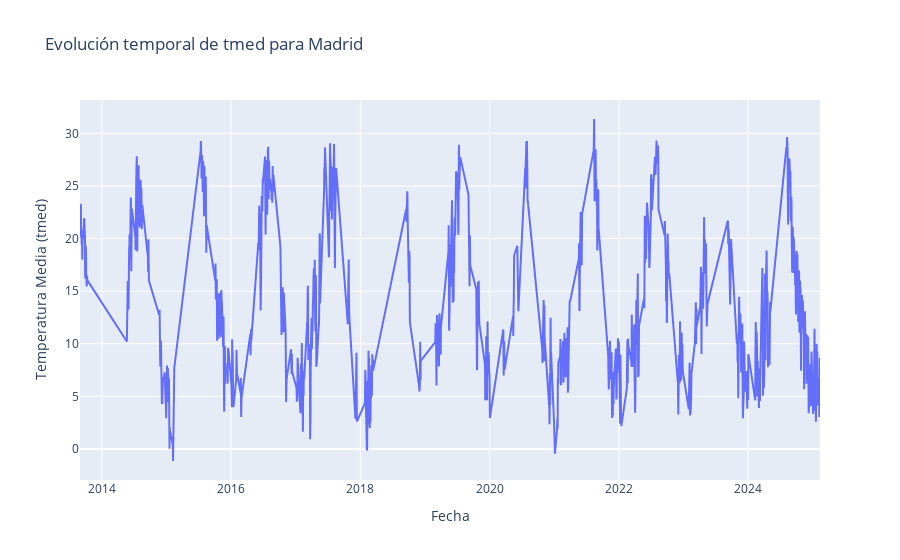

Notebook code cell kept with this figure:
### Markdown cell above
### Temperatura media

### Code cell
df_diario_madrid.sort_values(by='fecha', ascending=True, inplace=True)
fig = go.Figure()
fig.add_trace(
    go.Scatter(
        x = df_diario_madrid['fecha'],
        y = df_diario_madrid['tmed'],
        mode = 'lines',
        name = "MADRID"
    )
)

fig.update_layout(
    title = f"Evolución temporal de tmed para Madrid",
    xaxis_title = "Fecha",
    yaxis_title = "Temperatura Media (tmed)"
)

fig.show()

### Figure 1 — Plotly figure (JSON) as saved in the notebook; plotly's stock layout.template omitted (floating-point values rounded to 4 significant figures; data arrays with more than 128 entries replaced by an {"elided": "..."} marker saying what was removed)
{"data": [{"mode": "lines", "name": "MADRID", "type": "scatter", "x": {"elided": "1616 str values"}, "y": {"elided": "1616 float values"}}], "layout": {"title": {"text": "Evolución temporal de tmed para Madrid"}, "xaxis": {"title": {"text": "Fecha"}}, "yaxis": {"title": {"text": "Temperatura Media (tmed)"}}}}
